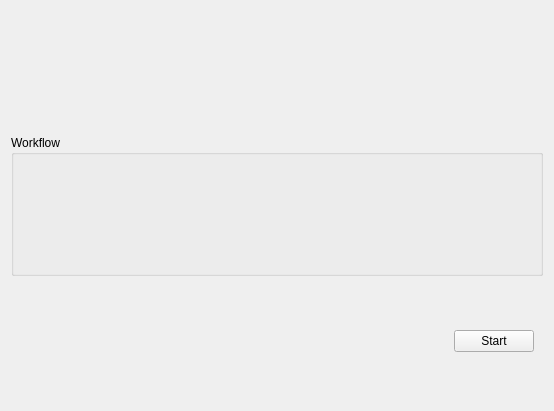
<?xml version="1.0" encoding="UTF-8"?>
<ui version="4.0">
 <class>Form</class>
 <widget class="QWidget" name="Form">
  <property name="geometry">
   <rect>
    <x>0</x>
    <y>0</y>
    <width>554</width>
    <height>411</height>
   </rect>
  </property>
  <property name="windowTitle">
   <string>Form</string>
  </property>
  <layout class="QVBoxLayout" name="verticalLayout_2">
   <item>
    <widget class="SelectWorkflow" name="workflow_selector"/>
   </item>
   <item>
    <widget class="QGroupBox" name="groupBox">
     <property name="sizePolicy">
      <sizepolicy hsizetype="Preferred" vsizetype="Fixed">
       <horstretch>0</horstretch>
       <verstretch>0</verstretch>
      </sizepolicy>
     </property>
     <property name="title">
      <string>Workflow</string>
     </property>
     <layout class="QVBoxLayout" name="verticalLayout">
      <item>
       <widget class="Workspace" name="workspace">
        <property name="minimumSize">
         <size>
          <width>0</width>
          <height>100</height>
         </size>
        </property>
       </widget>
      </item>
     </layout>
    </widget>
   </item>
   <item>
    <widget class="QFrame" name="actionsBox">
     <property name="frameShape">
      <enum>QFrame::NoFrame</enum>
     </property>
     <property name="frameShadow">
      <enum>QFrame::Raised</enum>
     </property>
     <layout class="QHBoxLayout" name="horizontalLayout">
      <item>
       <spacer name="horizontalSpacer">
        <property name="orientation">
         <enum>Qt::Horizontal</enum>
        </property>
        <property name="sizeHint" stdset="0">
         <size>
          <width>40</width>
          <height>20</height>
         </size>
        </property>
       </spacer>
      </item>
      <item>
       <widget class="QPushButton" name="start_button">
        <property name="text">
         <string>Start</string>
        </property>
       </widget>
      </item>
     </layout>
    </widget>
   </item>
  </layout>
 </widget>
 <customwidgets>
  <customwidget>
   <class>Workspace</class>
   <extends>QWidget</extends>
   <header>speedwagon.frontend.qtwidgets.widgets</header>
  </customwidget>
  <customwidget>
   <class>SelectWorkflow</class>
   <extends>QWidget</extends>
   <header>speedwagon.frontend.qtwidgets.widgets</header>
  </customwidget>
 </customwidgets>
 <resources/>
 <connections/>
 <slots>
  <signal>start_workflow1()</signal>
 </slots>
</ui>
